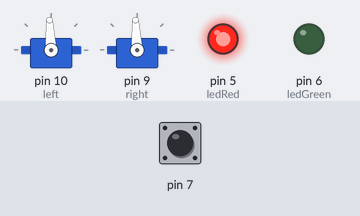
This sketch was run on a simulated Arduino Uno, built with avr-gcc and run on an emulated ATmega328P. Shown: 2 × servo, output pins drawn as LEDs (lit = HIGH). Inputs (shaded band) come from the test bench; at power-on: pin 7 LOW.

Above: at 1.2 s.
1.3 s: pin 7 driven HIGH
At 1.76 s:
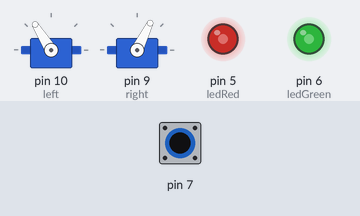
4.3 s: pin 7 driven LOW
At 4.6 s:
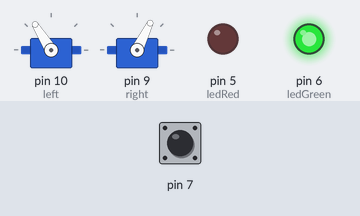
5.8 s: pin 7 driven HIGH
At 5.95 s:
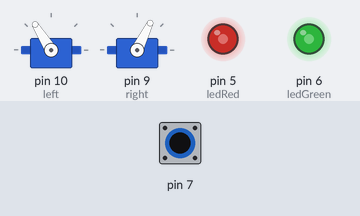
8.8 s: pin 7 pulsed LOW 2 times (0.12 s each, 0.3 s apart)
At 9.99 s:
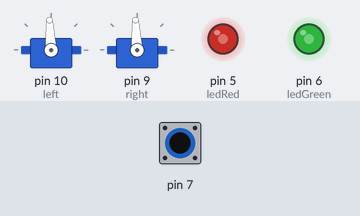
11.8 s: pin 7 pulsed LOW 5 times (0.12 s each, 0.3 s apart)
Timing chart, 0 to 71.3 s (numbered marks = the images above; inputs shaded):
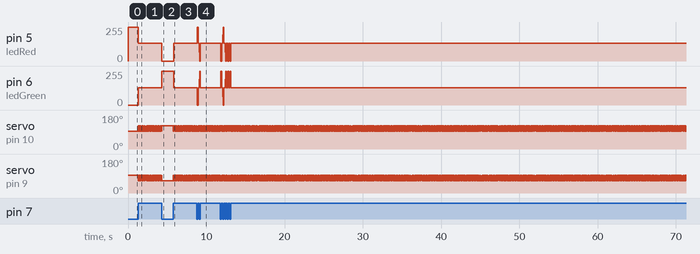

The sketch:

toggle_servos_button_obj_orient.ino
```cpp
#include <Servo.h>

class Button {
  public:
    Button(int x);
    boolean isButtonPushed();
  private:
    int button;
    boolean toggleState;
};

Button::Button(int x) {
    button = x;
    pinMode(button, INPUT);
    toggleState = false;
}

boolean Button::isButtonPushed() {
  int buttonVal = digitalRead(button);
  if (buttonVal == 1) {
    return true;
  }
  else {
    return false;
  }
}

class Drive {
  public:
    Drive();
      void forward(int x);
      void stopMoving();
  private:
    Servo left;
    Servo right;
};

  Drive::Drive() {
    left.attach(10);
    right.attach(9);
  }

void Drive::forward(int x) {
  left.writeMicroseconds(1500 + ((x * 1500) / 100));
  right.writeMicroseconds(1500 - ((x * 1500) / 100));
}

void Drive::stopMoving() {
  left.writeMicroseconds(1500);
  right.writeMicroseconds(1500);
}

Drive *drive;
Button *button;
boolean shouldIDrive;
int buttonCounter;
int ledRed = 5;
int ledGreen = 6;

// put your setup code here, to run once:
void setup() {
  Serial.begin(38400);
  drive = new Drive();
  button = new Button(7);
  shouldIDrive = false;
  buttonCounter = 0;
  pinMode(ledRed, OUTPUT); //establishes the led as an output
  pinMode(ledGreen, OUTPUT);
}

// put your main code here, to run repeatedly:
void loop() {
  // if the button is pushed
  if (button->isButtonPushed()) {
    // should i drive is being set to the inverse of should i drive - toggling
    shouldIDrive = not(shouldIDrive);
  }
  // if should i drive is true then drive
  if (true == shouldIDrive) {
    //Serial.println("Drive");
    drive->forward(20);
    digitalWrite(ledGreen, HIGH);
    digitalWrite(ledRed, LOW);
  }
  else {
    // if should i drive is false do not move
    //Serial.println("Stop Please");
    drive->stopMoving();
    digitalWrite(ledRed, HIGH); //sends voltage to the led pin
    digitalWrite(ledGreen, LOW);
  }
}
```

Measured:
- after the input at 1.3 s, pin 5 (ledRed): 255/255 → 132/255 at once; pin 6 (ledGreen): 0/255 → 131/255 at once; servo on pin 10 (left): alternates 122° for 0.02 s and 93° for 0.02 s, starting at once; servo on pin 9 (right): alternates 93° for 0.02 s and 64° for 0.02 s, starting at once
- after the input at 4.3 s, pin 5 (ledRed): 132/255 → 0/255 at once; pin 6 (ledGreen): 131/255 → 255/255 at once; servo on pin 10 (left): goes on until 4.3 s, then stays 122°; servo on pin 9 (right): goes on until 4.3 s, then stays 64°
- after the input at 5.8 s, pin 5 (ledRed): 0/255 → 133/255 at once; pin 6 (ledGreen): 255/255 → 130/255 at once; servo on pin 10 (left): alternates 122° for 0.02 s and 93° for 0.02 s, starting at once; servo on pin 9 (right): alternates 93° for 0.02 s and 64° for 0.02 s, starting at once
- after the input at 8.8 s, pin 5 (ledRed): 133/255 → 255/255 at once, → 132/255 0.12 s later, → 0/255 0.16 s later, → 133/255 0.14 s later; pin 6 (ledGreen): 130/255 → 0/255 at once, → 131/255 0.12 s later, → 255/255 0.16 s later, → 130/255 0.14 s later
